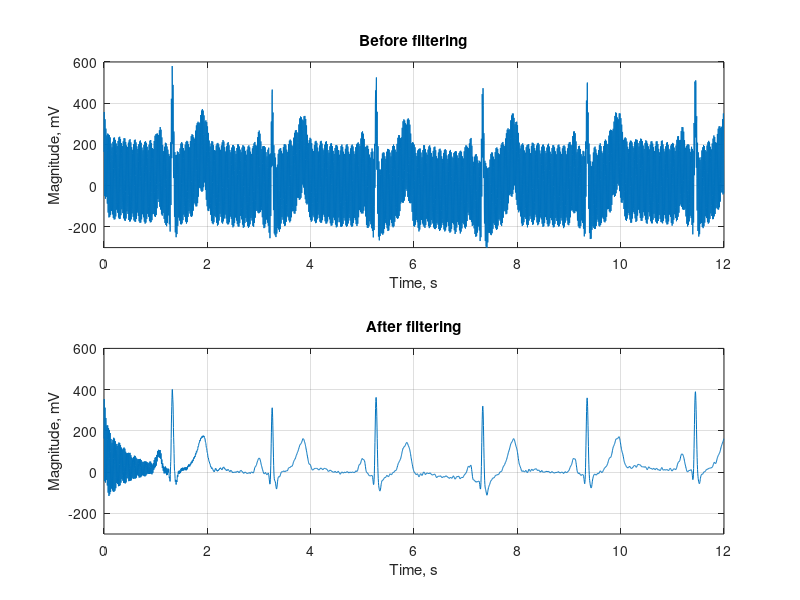
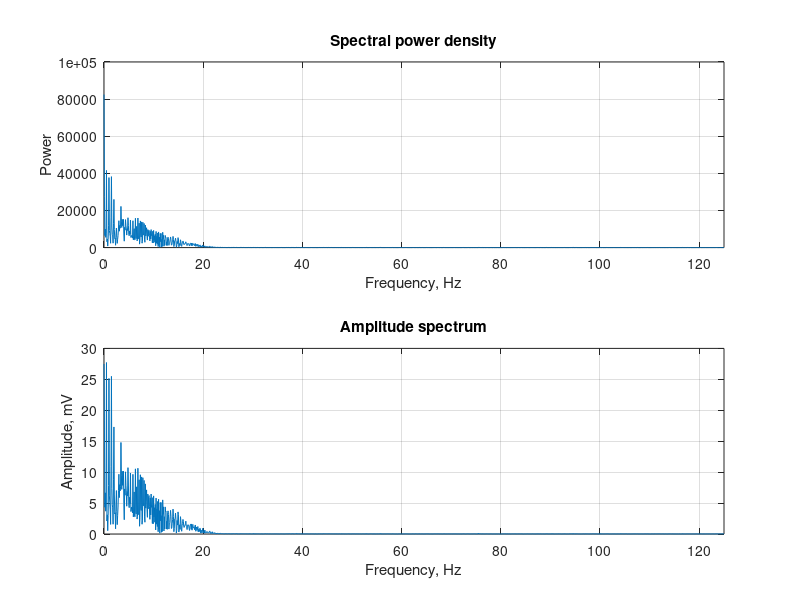
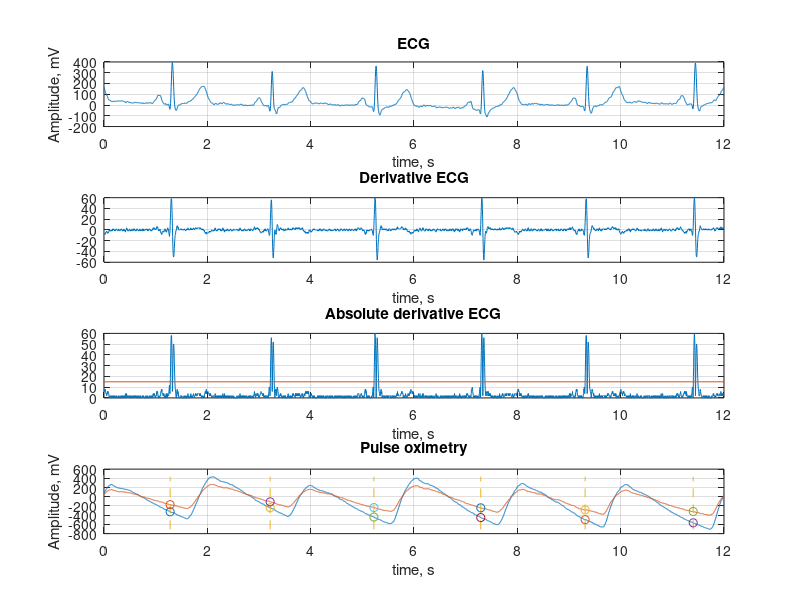
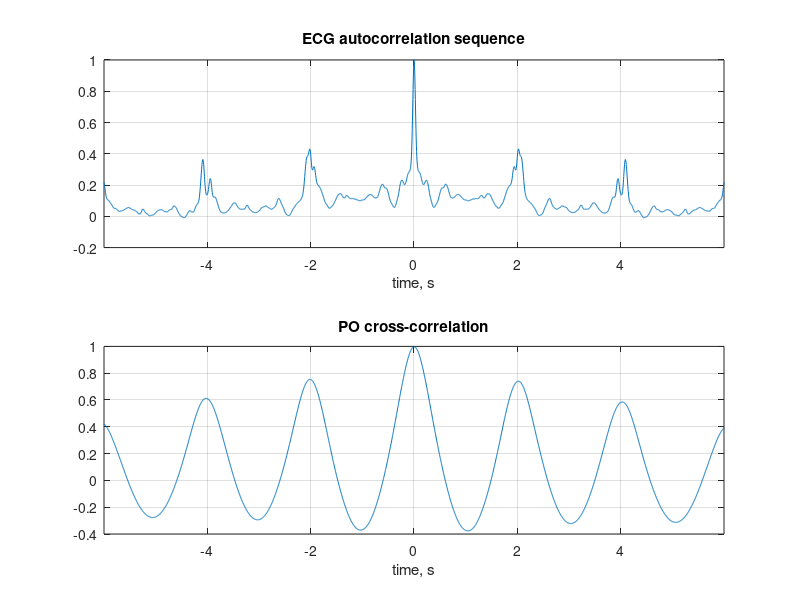

Here is the MATLAB script that generated these plots, in order:
clc
close all
clear all

%% Loading ECG and pulse oximetry (PO) signals

signals = load('samples/ECGNormal+PO.txt');
ecg = signals(:,1); % ECG sample
po1 = signals(:,2); % PO sample for wavelength 600..700 nm
po2 = signals(:,3); % PO sample for wavelength 810..960 nm
n = length(ecg);
fs = 250;  % Sampling frequency equals 250 Hz
T = 1/fs;
tMax = (n-1)/fs;
t = 0:T:tMax; % Array of timeline

clear signals

%% Filter ECG

fNet = 60; % Network tip-off rate = 60 Hz
ecgToFilter = ecg + 200*sin(2*pi*fNet*t)'; % Adding network noise

load('filters/pitch60.mat'); % Loading pitch filter coeffs (60 Hz)
ecgFiltered = filter(Num,Den,ecgToFilter); % Filter ecg

figure(1) % Building plot

subplot(2,1,1)
plot(t,ecgToFilter)
title("Before filtering")
xlabel("Time, s")
ylabel("Magnitude, mV")
grid on
ylim([-300 600])

subplot(2,1,2)
plot(t,ecgFiltered)
title("After filtering")
xlabel("Time, s")
ylabel("Magnitude, mV")
grid on
ylim([-300 600])

clear Num Den fNet ecgFiltered ecgToFilter;

%% Spectrum analysis

df = fs/n;
f = 0:df:fs-df; % Array of spectrum frequencies
ecgSpectrumPower = abs(fft(ecg)); % Spectral power density
ecgSpectrumPower = ecgSpectrumPower(1:n/2+1);
ecgSpectrum = ecgSpectrumPower / n; % Amplitude spectrum
ecgSpectrum(2:end) = 2*ecgSpectrum(2:end);

figure(2) % Building spectrum plot

subplot(2,1,1)
plot(f(1:n/2+1),ecgSpectrumPower)
title("Spectral power density")
xlabel("Frequency, Hz")
ylabel("Power")
grid on
xlim([0 fs/2])

subplot(2,1,2)
plot(f(1:n/2+1),ecgSpectrum)
title("Amplitude spectrum")
xlabel("Frequency, Hz")
ylabel("Amplitude, mV")
grid on
xlim([0 fs/2])

clear ecgSpectrum ecgSpectrumPower f df;

%% Calculation of arterial blood oxygen saturation

ecgDiff = diff(ecg); % Derivative of the ECG signal
absEcgDiff = abs(ecgDiff); % Absolute derivative of the ECG signal

threshold = max(absEcgDiff) / 4; % Threshold for QRS detect algorithm
refT = round(0.25 / T); % Refractory period for QRS detect algorithm

% QRS detect algorithm
j = 0;
k = 0;
for i = 1:n-1
    j = j+1;
    if (absEcgDiff(i) > threshold)&&(j > refT)
            k = k+1;
            QRS(k) = i;
            j = 0;
    end
end

% Calculating average values of the range of oscillation of PO signals
d1 = 0;
d2 = 0;
for i = 1:(k-1)
    m1 = po1(QRS(i):QRS(i+1));
    d1 = d1 + (max(m1)-min(m1));
    m2 = po2(QRS(i):QRS(i+1));
    d2 = d2 + (max(m2)-min(m2));
end
d1 = d1 / (k - 1);
d2 = d2 / (k - 1);

alpha = d2 / d1;
satO2 = (0.872 - 0.16 * alpha) * 100 / (0.14 * alpha + 0.754); % Saturation

figure(3) % Building plot

subplot(4,1,1)
plot(t, ecg)
title("ECG")
xlabel("time, s")
ylabel("Amplitude, mV")
grid on

subplot(4,1,2)
plot(t(2:end), ecgDiff)
title("Derivative ECG")
xlabel("time, s")
grid on

subplot(4,1,3)
plot(t(2:end), absEcgDiff)
hold on
plot([0 tMax], [threshold threshold])
title("Absolute derivative ECG")
xlabel("time, s")
grid on
subplot(4,1,4)
plot(t, po1)
hold on
plot(t, po2)
for i=1:k
    line([t(QRS(i)) t(QRS(i))], [min([po1; po2]) max([po1; po2])],'LineStyle','--')
    scatter(t(QRS(i)),po1(QRS(i)),'blue')
    scatter(t(QRS(i)),po2(QRS(i)),'red')
end
title("Pulse oximetry")
xlabel("time, s")
ylabel("Amplitude, mV")
grid on

disp(['Saturation: ', num2str(satO2)]); % Display saturation value in CW

clear absEcgDiff alpha d1 d2 ecgDiff i j k m1 m2 QRS refT satO2 threshold;

%% Сorrelation analysis

ecgCorr = xcorr(ecg, 'coeff', n/2); % EСG autocorrelation sequence 
poCorr = xcorr(po1, po2, 'coeff', n/2); % PO cross-correlation
tCorr =-tMax/2:T:tMax/2+T; 

figure(4) % Building plot

subplot(2,1,1)
plot(tCorr, ecgCorr)
title("EСG autocorrelation sequence")
xlabel("time, s")
xlim([-tMax/2 tMax/2])
grid on

subplot(2,1,2)
plot(tCorr, poCorr)
title("PO cross-correlation")
xlabel("time, s")
xlim([-tMax/2 tMax/2])
grid on

clear ecgCorr poCorr tCorr;
clear ecg n po1 po2 t tMax;

%% Classification of ECG with сorrelation analysis

ecg = load('samples/ECGPathology.txt');
markers = load('samples/ECGPathologyMarking.txt'); % Index and marker
n = length(ecg);
tMax = (n-1)/fs;
t = 0:T:tMax; % Array of timeline
nQRS = length(markers);

% Loading QRS segments for 2 norms and pathologies for visualisation
n0=1;
p0=2;
n1=3;
p1=8;
l=51;
SMax=(l-1)/2;
tc=-T*SMax:T:T*SMax;

ind0=markers(n0,1);
QRS_n0=detrend(ecg(ind0-SMax:ind0+SMax));

ind1=markers(n1,1);
QRS_n1=detrend(ecg(ind1-SMax:ind1+SMax));

ipd0=markers(p0,1);
QRS_p0=detrend(ecg(ipd0-SMax:ipd0+SMax));

ipd1=markers(p1,1);
QRS_p1=detrend(ecg(ipd1-SMax:ipd1+SMax));

% Calculating correlation values
for i=1:nQRS
    QRS=ecg(markers(i,1)-SMax:markers(i,1)+SMax);
    QRS=detrend(QRS);
    cn=xcorr(QRS_n0,QRS,5,'coeff');
    cp=xcorr(QRS_p0,QRS,5,'coeff');
    cnMax(i)=max(cn);
    cpMax(i)=max(cp);
end

% QRS classification using correlation values 
corrLimit = 0.95; % Correlation limit for algorithm accuracy
for i=1:nQRS
    if (cnMax(i)>=corrLimit)&&(cpMax(i)<corrLimit)
        classes(i)=1; % Classes created by algorithm
    elseif (cpMax(i)>=corrLimit)&&(cnMax(i)<corrLimit)
        classes(i)=2;
    else
        classes(i)=0;
    end
end

figure(5) % Building plot

subplot(4,3,1:3)
plot(t, ecg)
title("ECG")
xlabel("Time, s")
ylabel("Magnitude, V")
grid on

subplot(4,3,4:6)
for i=1:nQRS
    x=markers(i,1)*T;
    if (markers(i,2) == 1) 
        marker = 'N';
    else
        marker = 'P';
    end
    if (classes(i) == 1) 
        class = 'N';
    else
        class = 'P';
    end
    text(x,0.7,marker,'Color','b');
    text(x,0.3,class,'Color','r');
end
title("QRS markers")
xlabel("Time, s")
xlim([0 tMax])
ylim([0 1])
grid on

subplot(4,3,7)
plot(tc,QRS_n0);
title("Norm")
xlabel("Time, s")
ylabel("Magnitude, V")
ylim([-0.5 1])
grid on

subplot(4,3,8)
plot(tc,QRS_n0,'blue')
hold on
plot(tc,QRS_n1,'red')
plot(tc,xcorr(QRS_n0,QRS_n1,SMax,'coeff'),':black', 'LineWidth', 2)
legend('Norm', 'Norm', 'Correlation')
ylim([-1 1])
grid on
title('N-N')

subplot(4,3,9)
plot(tc,QRS_n0,'blue')
hold on
plot(tc,QRS_p1,'red')
plot(tc,xcorr(QRS_n0,QRS_p1,SMax,'coeff'),':black', 'LineWidth', 2)
legend('Norm', 'Pathology', 'Correlation')
ylim([-1 1])
grid on
title('N-P')

subplot(4,3,10)
plot(tc,QRS_p0);
title("Pathology")
xlabel("Time, s")
ylabel("Magnitude, V")
ylim([-0.5 1])
grid on

subplot(4,3,11)
plot(tc,QRS_p0,'blue')
hold on
plot(tc,QRS_n1,'red')
plot(tc,xcorr(QRS_p0,QRS_n1,SMax,'coeff'),':black', 'LineWidth', 2)
legend('Pathology', 'Norm', 'Correlation')
ylim([-1 1])
grid on
title('P-N')

subplot(4,3,12)
plot(tc,QRS_p0,'blue')
hold on
plot(tc,QRS_p1,'red')
plot(tc,xcorr(QRS_p0,QRS_p1,SMax,'coeff'),':black', 'LineWidth', 2)
legend('Pathology', 'Pathology', 'Correlation')
ylim([-1 1])
grid on
title('P-P')